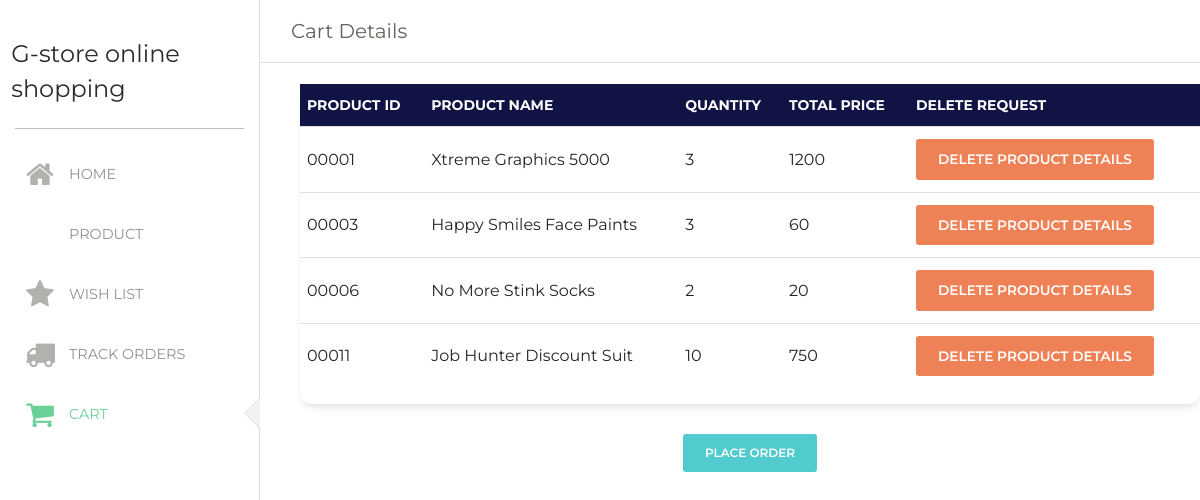
The app's page /cart.php with its own data.
### tables this page shows
CREATE TABLE `cart` (
  `CustomerID` int(11) NOT NULL,
  `UPC` varchar(10) NOT NULL,
  `Quantity` int(11) NOT NULL
);

CREATE TABLE `Products` (
  `UPC` varchar(10) NOT NULL,
  `Pname` varchar(50) DEFAULT NULL,
  `Price` int(11) NOT NULL,
  `Sname` varchar(30) DEFAULT NULL,
  `amount` int(11) DEFAULT NULL,
  `reorderlevel` int(11) DEFAULT NULL
);

### Current_customer.php (called while the page is built)
<?php
$customerID=1;
?>

### cart.php (the view, shortened to what this page needs)
<?php
include 'Current_customer.php';
$conn = OpenCon();
?>
<!doctype>
<html>
  <head>
      <link href="https://maxcdn.bootstrapcdn.com/font-awesome/latest/css/font-awesome.min.css" rel="stylesheet">
      <link rel="stylesheet" href="https://cdnjs.cloudflare.com/ajax/libs/font-awesome/4.7.0/css/font-awesome.min.css">
      <link href="./css/bootstrap.min.css" rel="stylesheet" />
      <link href="./css/dashboard.css?v=2.0.1" rel="stylesheet" />
      <link href="./css/main.css" rel="stylesheet" />
    <link rel="stylesheet" href="https://cdn.datatables.net/1.10.19/css/jquery.dataTables.min.css">
  </head>
  <body>
    <div class="wrapper ">
      <div class="sidebar" data-color="white" data-active-color="success">
        <div class="logo">
            <div class="logo-image-small">
              <h4>G-store online shopping </h4>
            </div>
        </div>
        <div class="sidebar-wrapper">
            <ul class="nav">
                <li>
                  <a href="./user_dashboard.php">
                  <i class="fa fa-home" style="font-size:2.5em"></i>
                  <p style="font-size:1.2em">Home</p>
                </a>
                </li>
            <li>
              <a href="./Products.php">
                <i class="nc-icon nc-app"></i>
                <p style="font-size:1.2em">Product</p>
              </a>
            </li>
            <li>
              <a href="./user_wish_list.php">
                <i class="fa fa-star" style="font-size:2.5em"></i>
                <p style="font-size:1.2em">wish list</p>
              </a>
            </li>
            <li>
              <a href="./track_products.php">
                <i class="fa fa-solid fa-truck" style="font-size:2.5em"></i>
                <p style="font-size:1.2em">Track Orders</p>
              </a>
            </li>
            <li class="active">
              <a href="cart.php">
                <i class="fa fa-shopping-cart" style="font-size:2.5em"></i>
                <p style="font-size:1.2em">Cart</p>
              </a>
            </li>
          </ul>
        </div>
        </div>
    <div class="main-panel" style="background-color:#fff">
      <nav class="navbar navbar-expand-lg navbar-absolute fixed-top navbar-transparent">
        <div class="container-fluid">
          <div class="navbar-wrapper">
            <a class="navbar-brand" href="javascript:;">Cart details</a>
          </div>
        </div>
      </nav>
    </div>
<br></br><br></br>
          <div class="content" style="margin-left:300px;max-width:1000px">
            <div class="row">
              <div class="col-lg-12" style="width:1100px">
                <div class="card ">
            <table class="table table-hover" id="wish_list">
      <thead style="background-color:#111344;color:#fff">
        <tr>
          <th scope="col">Product ID</th>
          <th scope="col">Product Name</th>
          <th scope="col">Quantity</th>
          <th scope="col">Total Price</th>
          <th scope="col">Delete Request</th>
        </tr>
      </thead>
      <tbody>
        <?php
        $cart_list = "SELECT upc,pname,quantity,price*quantity as amount_pay FROM `cart` join Products using(UPC) where CustomerID =".$customerID;
        $result = mysqli_query($conn,$cart_list);
        if($result)
        {
              while($query_executed=mysqli_fetch_assoc($result))
              {
                ECHO "<tr>
                        <td>".$query_executed['upc']."</td>
                        <td>".$query_executed['pname']."</td>
                        <td>".$query_executed['quantity']."</td>
                        <td>".$query_executed['amount_pay']."</td>
                        <td>
                        <button type='button' class='btn btn-danger' data-toggle='modal' data-target='#myModal".$query_executed['upc']."'> delete product details</button>
              <div class='modal fade' id='myModal".$query_executed['upc']."' role='dialog'>
                <div class='modal-dialog'>
                  <div class='modal-content'>
                    <div class='modal-header'>
                      <h4 class='modal-title'>Deleting the Product Information from cart</h4>
                    </div>
                    <div class='modal-body'>
                      <p>Please conform! your deleting the Product information permanently cart</p>
                    </div>
                    <div class='modal-footer'>
                      <a href='customer_cart_delete.php?UPC=".$query_executed['upc']."'><button type='button' class='btn btn-primary'>Yes</button></a>
                      <div>
                      <button type='button' class='btn btn-default' data-dismiss='modal'>No</button>
                    </div>
                  </div>
                </div>
              </div>
              </div>
                        </td></tr>";
              }
        }
         ?>
      </tbody>
    </table>
  </div>
    <center><button type='button' class='btn btn-primary' data-toggle='modal' data-target="#place_order" >Place Order</button></center>
</div>
</div>
</div>
</div>
</body>
</html>

### records on screen
cart: UPC "00001", UPC.Pname "Xtreme Graphics 5000", Quantity "3", amount_pay "1200"
cart: UPC "00003", UPC.Pname "Happy Smiles Face Paints", Quantity "3", amount_pay "60"
cart: UPC "00006", UPC.Pname "No More Stink Socks", Quantity "2", amount_pay "20"
cart: UPC "00011", UPC.Pname "Job Hunter Discount Suit", Quantity "10", amount_pay "750"
